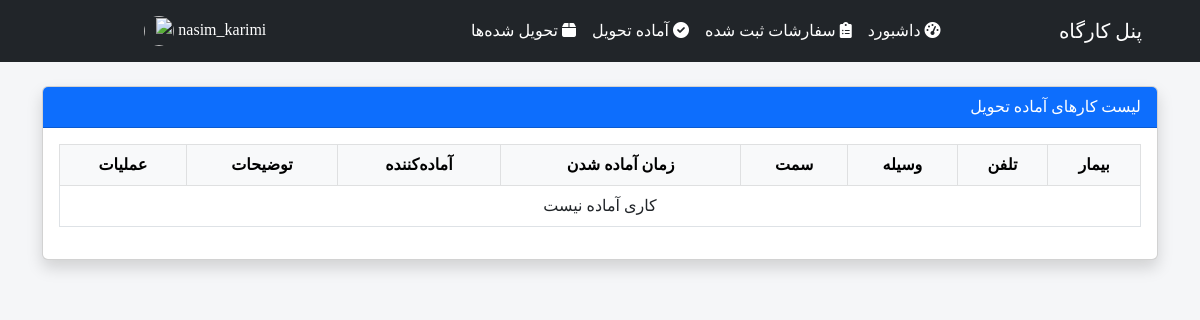
The app's page /reception/ready/ (signed in), older data.
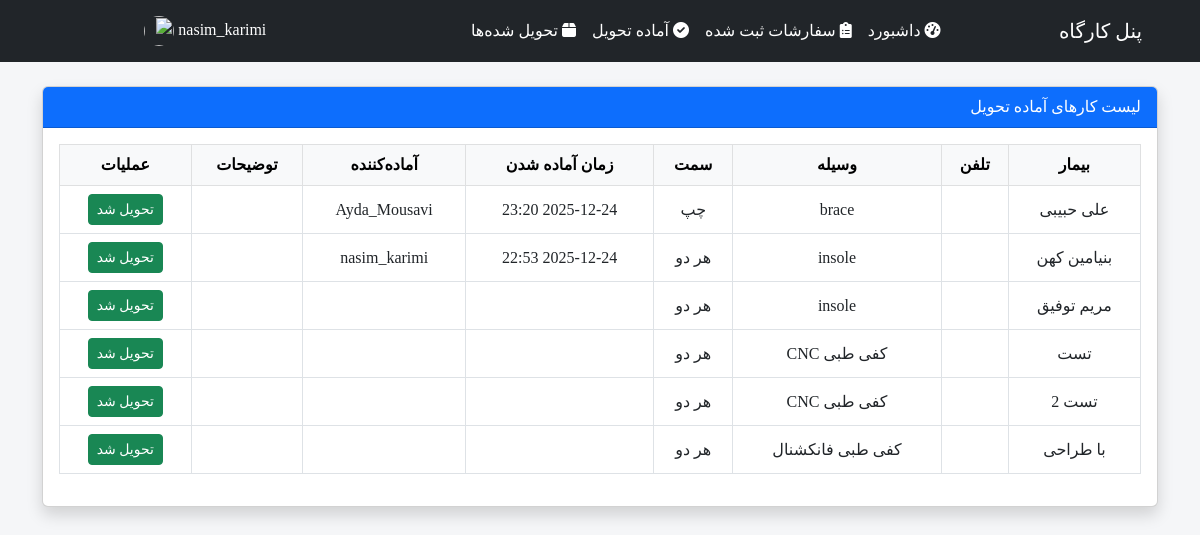
The same page, newer data.
### WorkShop/models.py (models this page shows, shortened)
class Order(models.Model):
    DEVICE_CHOICES = [
        ('CNC insole', 'کفی طبی CNC'),
        ('Functional insole', 'کفی طبی فانکشنال'),
        ('Pu insole', 'کفی طبی Pu'),
        ('SandalA', 'صندل آرامو'),
        ('SandalB', 'صندل بیات'),
        ('SandalO', 'صندل ارسی'),
    ]
    SIDE_CHOICES = [
        ('both', 'هر دو'),
        ('right', 'راست'),
        ('left', 'چپ'),
    ]
    PRIORITY_CHOICES = [
        ('normal', 'عادی'),
        ('urgent', 'اورژانسی'),
    ]
    STATUS_CHOICES = [
        ('registered', 'ثبت شده'),
        ("ordered", "سفارش داده شده"),
        ('received', 'دریافت شده از تأمین‌کننده'),
        ('in_progress', 'در حال ساخت'),
        ('ready', 'آماده تحویل'),
        ('canceled', 'لغو شده'),
        ('delivered', 'تحویل داده شده'),
    ]
    SEND_TO_CHOICES = [
        ('workshop', 'کارگاه'),
        ('examiner', 'اتاق معاینه'),
    ]
    created_by = models.ForeignKey(
        User,
        on_delete=models.SET_NULL,
        null=True,
        blank=True,
        related_name='created_orders',
        verbose_name='ثبت‌کننده'
    )
    ready_by = models.ForeignKey(
        User,
        on_delete=models.SET_NULL,
        null=True,
        blank=True,
        related_name='ready_orders',
        verbose_name='آماده‌کننده'
    )
    case_number = models.CharField(
        max_length=50, blank=True, null=True, verbose_name='شماره پرونده')
    patient_name = models.CharField(max_length=100, verbose_name='نام بیمار')
    device_type = models.CharField(
        max_length=20,
        choices=DEVICE_CHOICES,
        verbose_name='نوع ارتوز'
    )
    side = models.CharField(
        max_length=10,
        choices=SIDE_CHOICES,
        verbose_name='اندام مورد نظر'
    )
    technical_notes = models.CharField(
        blank=False, verbose_name='خلاصه پرونده', editable=True,)
    designes = models.CharField(
        blank=False, verbose_name='طراحی‌ها', default='', editable=True, )
    different_designs = models.BooleanField(
        default=False, verbose_name="آیا دو پا متفاوت هستند؟")
    different_technical_notes = models.BooleanField(
        default=False,
        verbose_name="آیا خلاصه پرونده برای پای چپ و راست متفاوت است؟"
    )
    designes_left = models.TextField(blank=True, null=True)
    designes_right = models.TextField(blank=True, null=True)
    technical_notes_left = models.TextField(blank=True, null=True)
    technical_notes_right = models.TextField(blank=True, null=True)
    priority = models.CharField(
        max_length=10,
        choices=PRIORITY_CHOICES,
        default='normal',
        verbose_name='اولویت'
    )
    send_to = models.CharField(
        max_length=60,
        choices=SEND_TO_CHOICES,
        default='workshop',
        verbose_name='ارسال به'
    )
    status = models.CharField(
        max_length=20, choices=STATUS_CHOICES, default='registered', verbose_name='وضعیت')
    delivered_at = models.DateTimeField(null=True, blank=True)
    delivered_by = models.ForeignKey(
        User,
        null=True,
        blank=True,
        on_delete=models.SET_NULL,
        related_name='delivered_orders'
    )
    workshop_notes = models.TextField(blank=True)
    created_at = models.DateTimeField(auto_now_add=True)
    ready_at = models.DateTimeField(null=True, blank=True)

### WorkShop/decorators.py (the view)
        def wrapper(request, *args, **kwargs):
            if not request.user.is_authenticated:
                return redirect('login')
            if request.user.groups.filter(name=group_name).exists():
                return view_func(request, *args, **kwargs)
            return redirect('login')

### WorkShop/views.py (called while the page is built)
@group_required('Reception')
def reception_ready_orders(request):
    orders = Order.objects.filter(status='ready').order_by('-ready_at')
    return render(request, 'workshop/reception_ready.html', {
        'orders': orders
    })

### WorkShop/templates/workshop/reception_ready.html (shortened to what this page needs)
{% extends 'workshop/base.html' %}
{% block content %}
<div class="card shadow">
    <div class="card-header bg-primary text-white">
        لیست کارهای آماده تحویل
    </div>
    <div class="card-body">
        <table class="table table-bordered table-hover text-center align-middle">
            <thead class="table-light">
                <tr>
                    <th>بیمار</th>
                    <th>تلفن</th>
                    <th>وسیله</th>
                    <th>سمت</th>
                    <th>زمان آماده شدن</th>
                    <th>آماده‌کننده</th>
                    <th>توضیحات</th>
                    <th>عملیات</th>
                </tr>
            </thead>
            <tbody>
                {% for order in orders %}
                <tr class="status-{{ order.status }}">
                    <td>{{ order.patient_name }}</td>
                    <td>{{ order.phone }}</td>
                    <td>{{ order.get_device_type_display }}</td>
                    <td>{{ order.get_side_display }}</td>
                    <td>{{ order.ready_at|date:"Y-m-d H:i" }}</td>
                    <td>{{ order.ready_by.username }}</td>
                    <td>{{ order.workshop_notes }}</td>
                    <td>
                        <form method="post" action="{% url 'deliver-order' order.id %}">
                            <button class="btn btn-success btn-sm"
                                onclick="return confirm('آیا تحویل به بیمار انجام شد؟');">
                                تحویل شد
                            </button>
                        </form>
                    </td>
                </tr>
                {% empty %}
                <tr>
                    <td colspan="8">کاری آماده نیست</td>
                </tr>
                {% endfor %}
            </tbody>
        </table>
    </div>
</div>
{% endblock %}

### WorkShop/templates/workshop/base.html (shortened to what this page needs)
{% load static %}
<!DOCTYPE html>
<html lang="fa" dir="rtl">
<head>
    <link href="https://cdn.jsdelivr.net/npm/bootstrap@5.3.2/dist/css/bootstrap.rtl.min.css" rel="stylesheet">
    <link href="https://cdnjs.cloudflare.com/ajax/libs/select2/4.0.13/css/select2.min.css" rel="stylesheet" />
    <link href="https://cdn.jsdelivr.net/npm/bootstrap@5.3.0/dist/css/bootstrap.min.css" rel="stylesheet">
    <link href="https://cdnjs.cloudflare.com/ajax/libs/font-awesome/6.0.0-beta3/css/all.min.css" rel="stylesheet">
</head>
<body>
    <nav class="navbar navbar-expand-lg navbar-dark bg-dark">
        <div class="container">
            <a class="navbar-brand" href="#">پنل کارگاه</a>
            <div class="collapse navbar-collapse" id="navbarNav">
                <ul class="navbar-nav me-auto mb-2 mb-lg-0">
                    <li class="nav-item">
                        <a class="nav-link" href="{% url 'dashboard' %}">
                            <i class="fas fa-tachometer-alt"></i> داشبورد
                        </a>
                    </li>
                    <li class="nav-item">
                        <a class="nav-link" href="{% url 'workshop-list' %}">
                            <i class="fas fa-clipboard-list"></i> سفارشات ثبت شده
                        </a>
                    </li>
                    <li class="nav-item">
                        <a class="nav-link" href="{% url 'reception-ready' %}">
                            <i class="fas fa-check-circle"></i> آماده تحویل
                        </a>
                    </li>
                    <li class="nav-item">
                        <a class="nav-link" href="{% url 'delivered-archive' %}">
                            <i class="fas fa-box"></i> تحویل شده‌ها
                        </a>
                    </li>
                </ul>
                <div class="navbar-text ms-auto">
                    <a class="ms-2" href="{% url 'dashboard' %}" style="text-decoration: none;">{{ user.username }}
                        <img src="https://png.pngtree.com/png-clipart/20250102/original/pngtree-user-avatar-placeholder-black-png-image_6796227.png"
                            alt="" class="rounded-circle" width="30" height="30">
                    </a>
                </div>
            </div>
        </div>
    </nav>
    <div class="container mt-4">
        {% block content %}{% endblock %}
    </div>
</body>
</html>

### WorkShop/templates/workshop/base.html (style rules this page uses)
body { font-family: Vazir; background-color: #f5f6f8; }
.navbar { background-color: #2c7be5; }
.navbar-brand, .nav-link { color: white !important; }
.status-ready { background-color: #d1e7dd; }

Row changes from the older to the newer data that the page shows:
added Order: patient_name "علی حبیبی", device_type "brace", side "چپ", ready_at "2025-12-24 23:20", ready_by.username "Ayda_Mousavi"
added Order: patient_name "بنیامین کهن", device_type "insole", side "هر دو", ready_at "2025-12-24 22:53", ready_by.username "nasim_karimi"
added Order: patient_name "مریم توفیق", device_type "insole", side "هر دو"
added Order: patient_name "تست", device_type "کفی طبی CNC", side "هر دو"
added Order: patient_name "تست 2", device_type "کفی طبی CNC", side "هر دو"
added Order: patient_name "با طراحی", device_type "کفی طبی فانکشنال", side "هر دو"
Text that changed along with them:
text no longer shown: "کاری آماده نیست"
